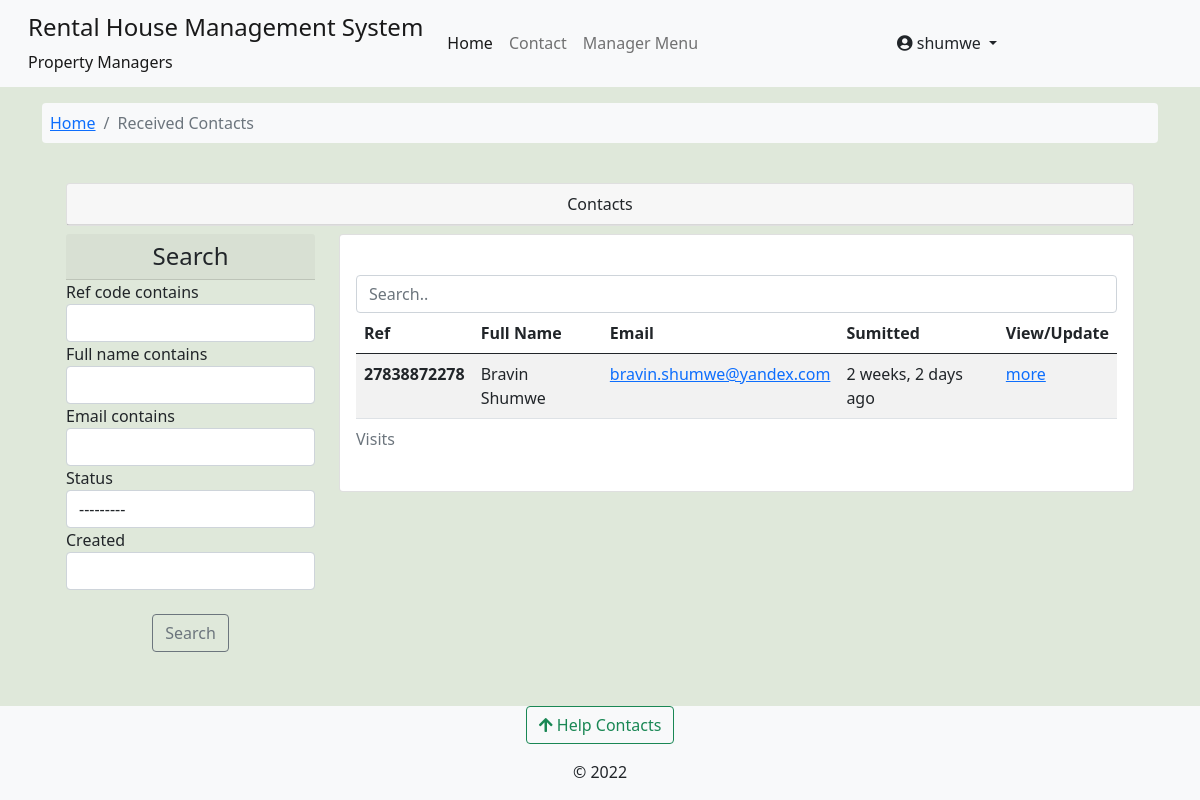
/core/view_contacts/ (signed in), run on an earlier commit of the app's database.
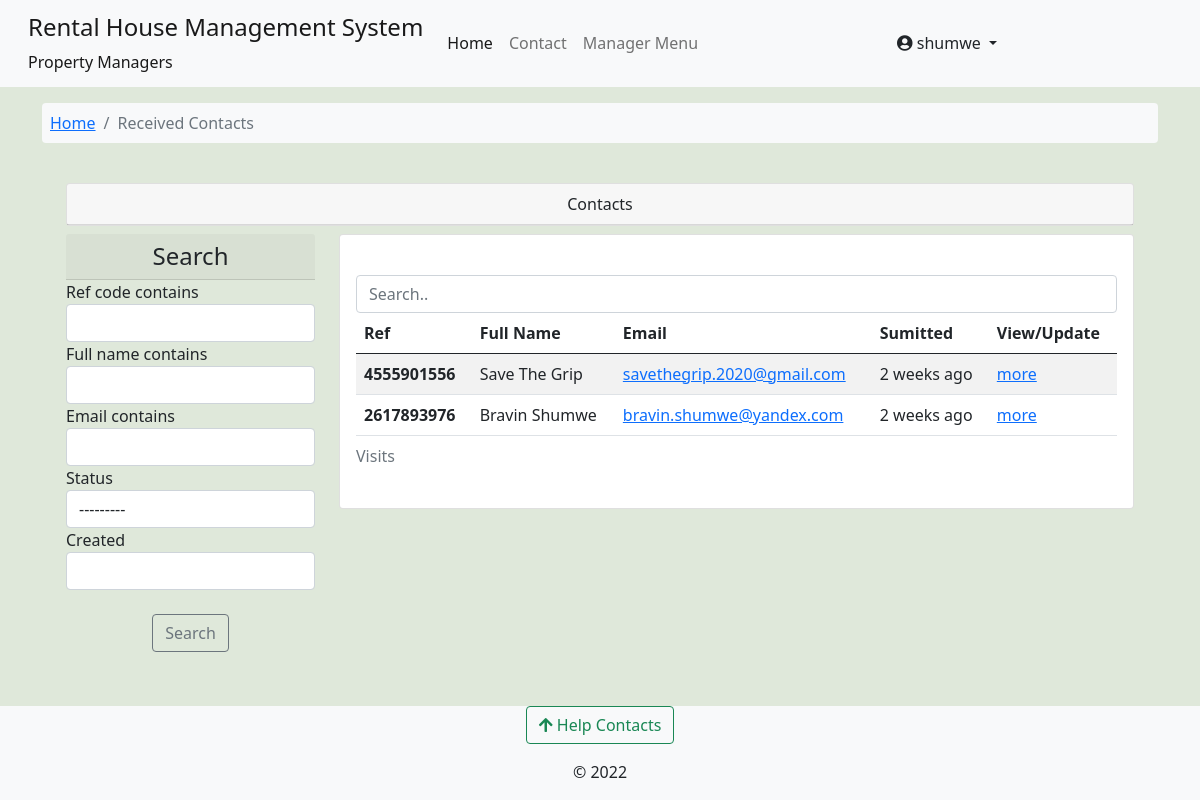
And on a later commit of the database.
### core/models.py (models this page shows, shortened)
class Contact(models.Model):
    ref_code = models.CharField(max_length=15, unique=True, blank=True, null=True)
    full_name = models.CharField(max_length=50)
    email = models.EmailField(max_length=50)
    subject = models.CharField(max_length=100)
    message = models.TextField()
    status = models.CharField(choices=[('open','Open'),('closed','Closed')],max_length=10,default='open')
    created = models.DateTimeField(default=datetime.datetime.now)
    updated = models.DateTimeField(auto_now=True)
    class Meta:
        verbose_name_plural = 'Received Contact'

### core/views.py (the view)
# urls.py: path('view_contacts/', views.view_contacts, name='view_contacts'),
@login_required
def view_contacts(request):
    contacts = Contact.objects.all().order_by('-created')
    contacts_filter = ContactFilter(request.GET,queryset=contacts)
    context = {'recieved_contacts': contacts_filter}
    return render(request, 'core/contacts_view.html',context)

### complaints/context_processors.py (called while the page is built)
def get_contacts(request):
    user = request.user
    if user.is_authenticated:
        if user.is_tenant:
            tenant = Tenants.objects.get(associated_account=user)
            building = Building.objects.get(id=tenant.rented_unit.building_id)
            contacts = HelpContacts.objects.filter(associated_building=building)
            return dict(contacts=contacts)
        elif user.is_manager:
            contacts = HelpContacts.objects.all()
            return dict(contacts=contacts)
        else:
            contacts = HelpContacts.objects.filter(make_publicly_available=True)
            return dict(contacts=contacts)
    else:
        contacts = HelpContacts.objects.filter(make_publicly_available=True)
        return dict(contacts=contacts)

### rental_property/context_processors.py (called while the page is built)
def my_managed_buildings(request):
    user_instance = request.user
    if user_instance.is_authenticated:
        manager_instance = Managers.objects.filter(associated_account=user_instance)[:1]
        managed_buildings = Building.objects.filter(manager=manager_instance)
        return dict(managed_buildings=managed_buildings)
    else:
        return {'False': False,}

### core/templates/core/contacts_view.html (shortened to what this page needs)
{% extends 'base.html' %}
{% load crispy_forms_tags %}
{% load humanize %}
{% block content %}
<nav class="container mt-3">
  <ol class="breadcrumb bg-light p-2 rounded-2">
      <li class="breadcrumb-item "><a href="{% url 'operational-buildings' %}">Home</a></li>
      <li class="breadcrumb-item active">Received Contacts </li>
  </ol>
</nav>
<div class="container">
<section class="row justify-content-center p-4">
    <div class="container">
      <div class="container card p-0 mb-2">
        <div class="card-header text-center w-100">
          Contacts
        </div>
    </div>
      <div class="row">
        <div class="col-sm-3">
            <h4 class="text-center card-header">Search </h4>
          <form method='get'>
              {{recieved_contacts.form|crispy }}
              <br>
                  <div class="form-group text-center">
                      <button class="btn btn-outline-secondary" type="submit">Search</button>
                  </div>
          </form>
        </div>
        <div class="col-sm-9">
          <div class="row">
            <div class="col-sm-12">
              <div class="card card-body">
                <input class="form-control" id="myInput" type="text" placeholder="Search..">
                <div class="table-responsive">
                <table class="table table-striped table-hover">
                  <caption> Visits </caption>
                    <thead>
                      <tr>
                        <th scope="col">Ref</th>
                        <th scope="col">Full Name</th>
                        <th scope="col"> Email </th>
                        <th scope="col">Sumitted</th>
                        <th scope="col">View/Update</th>
                      </tr>
                    </thead>
                    <tbody id='ourTable'>
                        {% for contact in recieved_contacts.qs %}
                      <tr>
                        <th scope="row">{{ contact.ref_code }}</th>
                        <td>{{ contact.full_name }}</td>
                        <td><a href="mailto:{{ contact.mail }}" target="_blank">{{ contact.email }}</a> </td>
                        <td> {{contact.created|naturaltime}} </td>
                        <td><a href="{% url 'core:contact_reply' contact.ref_code %}">more</a></td>
                      </tr>
                      {% endfor %}
                    </tbody>
                </table>
                </div>
              </div>
            </div>
          </div>
        </div>
      </div>
    </div>
  </div>
{% endblock %}

What changed in the data, as far as the page shows it:
removed Contact: ref_code "27838872278", full_name "Bravin Shumwe", email "bravin.shumwe@yandex.com", created "2 weeks, 2 days ago"
added Contact: ref_code "4555901556", full_name "Save The Grip", email "savethegrip.2020@gmail.com", created "2 weeks ago"
added Contact: ref_code "2617893976", full_name "Bravin Shumwe", email "bravin.shumwe@yandex.com", created "2 weeks ago"
